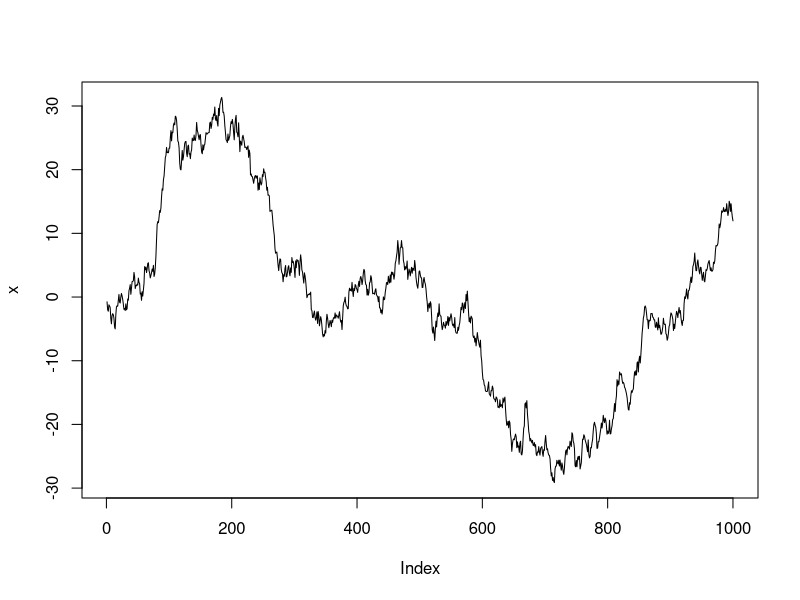

R code for this plot:
unit_root <- function(...){
  x = rnorm(1000, 0 ,1)
  e = rnorm(1000, 0,1)
  
  for(i in 2:1000){
    x[i] = x[i-1] + e[i]
  }
  plot(x, typ="l")
}
unit_root()